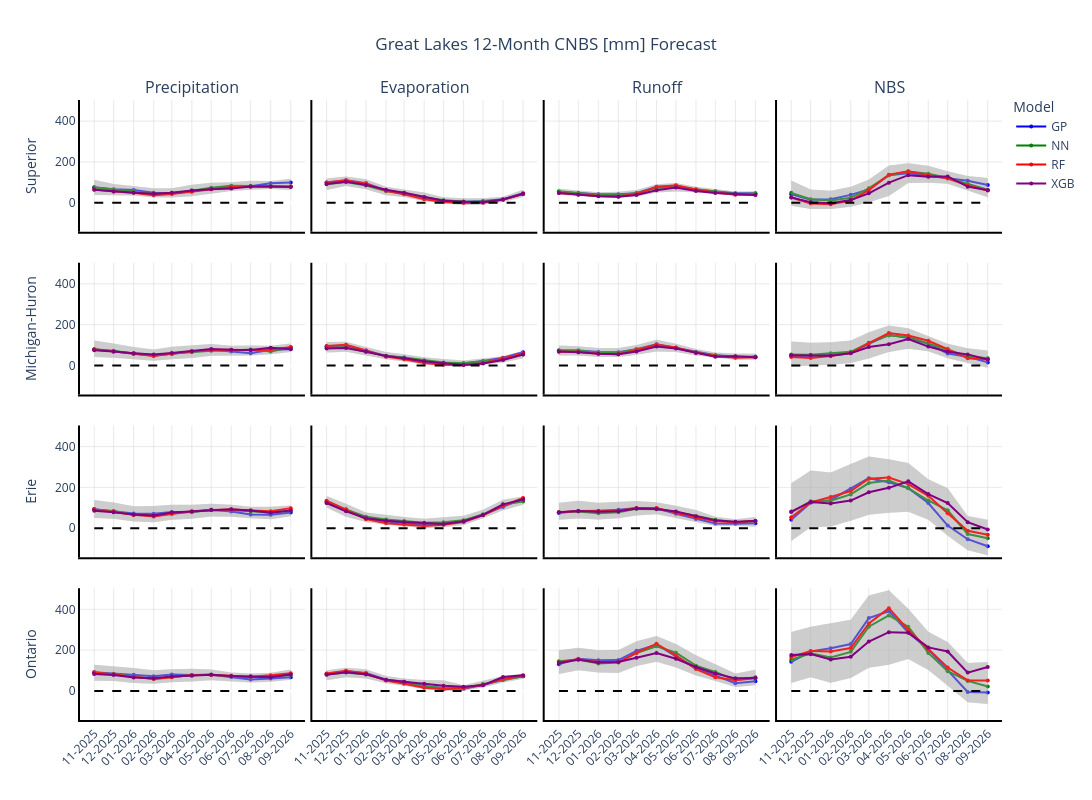

The code cell stored with this chart in its notebook:
### Markdown cell above
**Interactive 4×4 Grid of Great Lakes 12-Month NBS Forecasts**

This section uses **Plotly** to create a fully interactive **4×4 subplot grid** that visualizes the mean forecasts and uncertainty ranges for precipitation, evaporation, runoff, and total CNBS across the four Great Lakes basins.

### Code cell
plot_forecast_interactive(df_filtered, local_path + 'cnbs-predictor/forecast/figures/CNBS_forecast.html')
